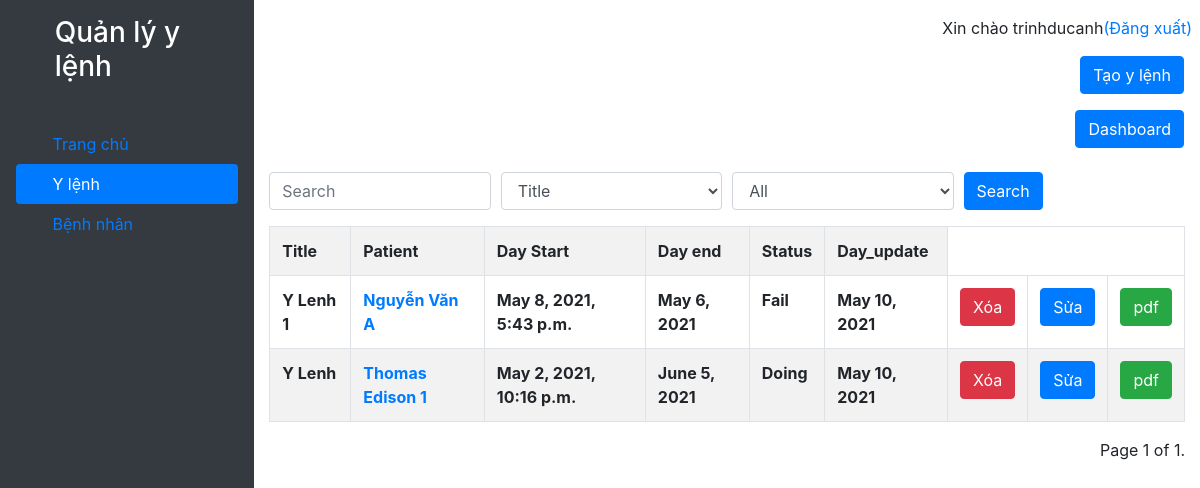
The app's page /ylenh/ (signed in), older data.
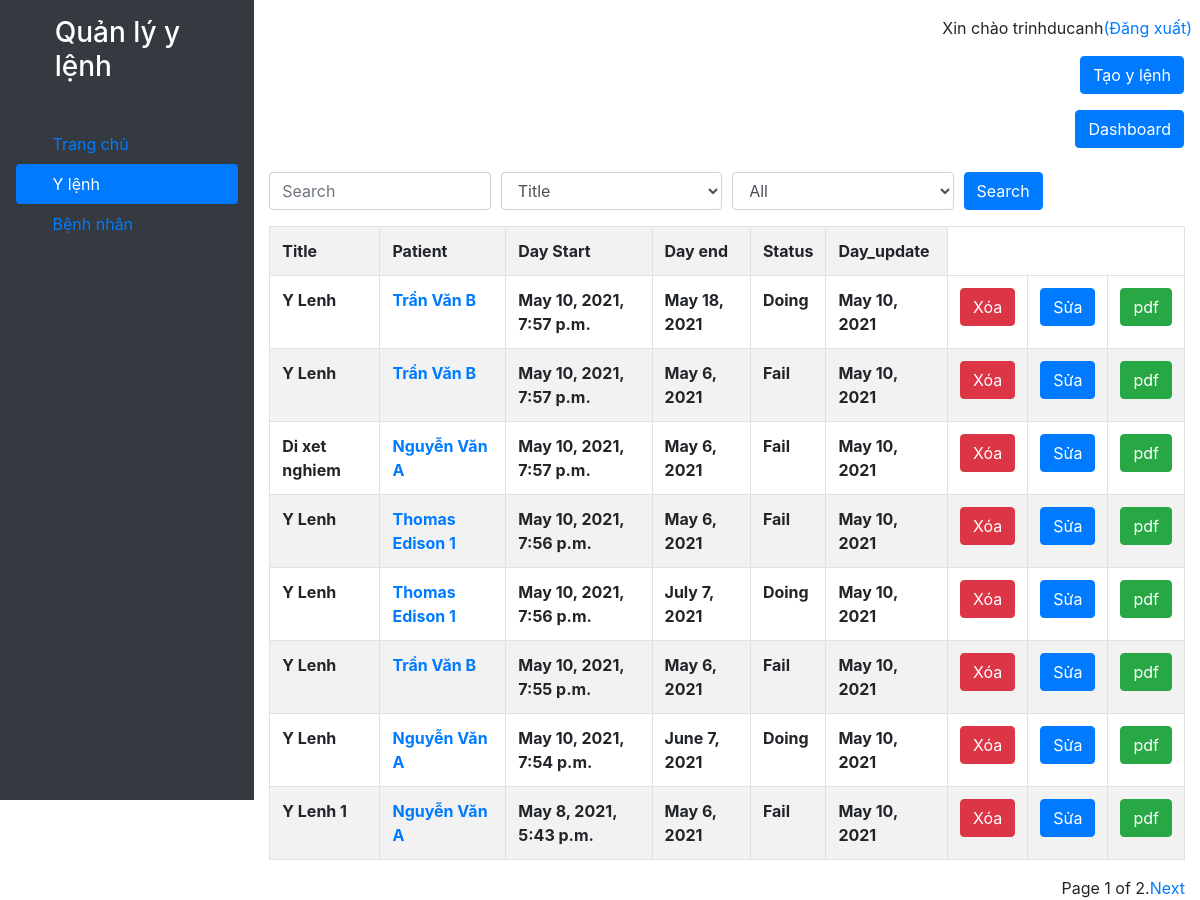
The same page, newer data.
### ylenh/models.py (models this page shows)
class YLenh(models.Model):
    STATUS = (
        ('Complete', 'Complete'),
        ('Fail', 'Fail'),
        ('Doing', 'Doing'),
    )
    username = models.ForeignKey(User, editable=False, on_delete = models.CASCADE, null=True)
    patient = models.ForeignKey(Patient, on_delete=models.CASCADE, null=True)
    title = models.CharField(default='Y Lenh', max_length=40)
    content = models.TextField()
    day_start = models.DateTimeField(auto_now_add=True)
    day_end = models.DateField("Day End(mm/dd/yyyy)")
    status = models.CharField(max_length=12, default='Doing', choices=STATUS)
    day_update = models.DateField(default=date.today())

### patient/models.py (models this page shows)
class Patient(models.Model):
    GENDER = (
        ('Nam', 'Nam'),
        ('Nữ', 'Nữ'),
    )
    patient_name = models.CharField(max_length=30)
    birthday = models.DateField("Day End(mm/dd/yyyy)")
    gender = models.CharField(max_length=12, default='Nam', choices=GENDER)
    phone_number = models.CharField(max_length=50)
    doctor = models.ForeignKey(User, editable=True, on_delete = models.CASCADE, null=True)
    sympton = models.TextField()
    note = models.TextField()
    def __str__(self):
        return self.patient_name

### ylenh/views.py (the view)
# urls.py: path('', views.list),
def list(request):
    search_field = request.GET.get('search_field')
    in_search = request.GET.get('in_search')
    status_field = request.GET.get('status')
    YLenhs = YLenh.objects.filter(username=request.user).order_by('-day_start')
    if status_field == 'Doing':
        YLenhs = YLenhs.filter(status='Doing')
    if status_field == 'Fail':
        YLenhs = YLenhs.filter(status='Fail')
    if status_field == 'Complete':
        YLenhs = YLenhs.filter(status='Complete')
    if search_field == 'Title':
        YLenhs = YLenhs.filter(title__icontains=in_search)
    if search_field == 'Patient':
        YLenhs = YLenhs.filter(patient__patient_name__icontains=in_search)
    pag = Paginator(YLenhs, 8)
    pag_num = request.GET.get('page')
    try:
        ylenh = pag.page(pag_num)
    except PageNotAnInteger:
        ylenh = pag.page(1)
    except EmptyPage:
        ylenh = pag.page(pag.num_pages)
    for y in ylenh:
        date = datetime.datetime.today()
        if (date.year > y.day_end.year and y.status == 'Doing'):
            y.status = 'Fail'
            y.save()
        if (date.year == y.day_end.year and date.month > y.day_end.month and y.status == 'Doing'):
            y.status = 'Fail'
            y.save()
        if (date.year == y.day_end.year and date.month == y.day_end.month and date.day > y.day_end.day and y.status == 'Doing'):
            y.status = 'Fail'
            y.save()
    return render(request, 'ylenh/ylenh.html', {'Data':ylenh})

### ylenh/templates/ylenh/ylenh.html (shortened to what this page needs)
{% extends "pages/base.html" %}
{% block content %}
<div>
    <div class="wrapper d-flex">
        <div class="d-flex flex-column p-3 text-white bg-dark" style="width: 300px ; height:100vh;">
            <a href="/" class="d-flex align-items-center mb-3 mb-md-0 me-md-auto text-white text-decoration-none">
                <svg class="bi me-2" width="40" height="32"><use xlink:href="#bootstrap"></use></svg>
                <h3 class="fs-4">Quản lý y lệnh</h3>
            </a>
            <ul class="nav nav-pills flex-column mb-auto">
                <li class="nav-item">
                    <a href="/" class="nav-link ">
                        <svg class="bi me-2" width="16" height="16"><use xlink:href="#home"></use></svg>
                        Trang chủ
                    </a>
                </li>
                <li>
                    <a href="/ylenh" class="nav-link text-white active">
                        <svg class="bi me-2" width="16" height="16"><use xlink:href="#speedometer2"></use></svg>
                        Y lệnh
                    </a>
                </li>
                <li>
                    <a href="/patient" class="nav-link">
                        <svg class="bi me-2" width="16" height="16"><use xlink:href="#speedometer2"></use></svg>
                        Bệnh nhân
                    </a>
                </li>
            </ul>
        </div>
        <div style="width: 95%">
            <nav style=" height : 40px;" class="mt-3 d-flex justify-content-end">
                {% if user.username %}
                <p>Xin chào {{user.username}}</p>
                <p><a class="mr-2" href="{% url 'logout' %}">(Đăng xuất)</a></p>
                {% else %}
                <p><a href="{% url 'login' %}">Đăng nhập</a></p>
                <p><a href="/admin">admin</a></p>
                {% endif %}
            </nav>
            <div class="d-flex justify-content-end mr-3 mb-3">
                <a href="{% url 'create_ylenh' %}" class="btn btn-primary ">Tạo y lệnh</a>
            </div>
            <div class="d-flex justify-content-end mr-3 mb-3">
                <a href="{% url 'dashboard' %}" class="btn btn-primary ">Dashboard</a>
            </div>
            <form method="GET" class="mt-4">
                <div class="container">
                    <div class="form-row">
                        <div class="form-group col-md-3">
                            <input class="form-control" type="search" name="in_search" placeholder="Search">
                        </div>
                        <div class="form-group col-md-3">
                            <select class="form-control" name="search_field">
                                <option>Title</option>
                            </select>
                        </div>
                        <div class="form-group col-md-3">
                            <select class="form-control" name="status">
                                <option>All</option>
                            </select>
                        </div>
                        <div class="form-group col-md-3">
                            <button type="submit" class="btn btn-primary">Search</button>
                        </div>
                    </div>
                </div>
              </form>
            <div class = "container">
                <table class="table table-striped table-bordered table-hover" >
                    <tr>
                        <th>Title</th>
                        <th>Patient</th>
                        <th>Day Start</th>
                        <th>Day end</th>
                        <th>Status</th>
                        <th>Day_update</th>
                    </tr>
                    {% for y in Data %}
                    <tr>
                        <th>{{y.title}}</th>
                        <th><a href="{% url 'patient_modify' y.id%}">{{y.patient}}</a></th>
                        <th>{{y.day_start}}</th>
                        <th>{{y.day_end}}</th>
                        <th>{{y.status}}</th>
                        <th>{{y.day_update}}</th>
                        <td><a class="btn btn-danger btn-xs" href="{% url 'delete_ylenh' y.id  %}">Xóa</a></td>
                        <td><a class="btn btn-primary btn-xs" href="{% url 'modify_ylenh' y.id  %}">Sửa</a></td>
                        <td><a class="btn btn-success btn-xs" href="{% url 'ylenh_detail' y.id %}">pdf</a></td>
                    </tr>
                    {% endfor %}
                </table>
            </div>
            <div class="pagination container d-flex justify-content-end">
                <span class="current">
                    Page {{ Data.number }} of {{ Data.paginator.num_pages }}.
                </span>
                <span>
                    {% if Data.has_next %}
                        <a href="?page={{ Data.next_page_number }}">Next</a>
                    {% endif %}
                </span>
            </div>
        </div>
    </div>
</div>
{% endblock %}

### home/templates/pages/base.html (shortened to what this page needs)
<!DOCTYPE html>
<html lang="en">
<head>
   <link rel="stylesheet" href="https://stackpath.bootstrapcdn.com/bootstrap/4.1.3/css/bootstrap.min.css">
   {% load static %}
   <link rel="stylesheet" href="/redirect?Id=bPkSKQqMZ9erlLi6p21Q4A%3d%3d" static 'css/bootstrap.min.css' %}" type="text/css">
</head>
<body>
   {% block content %}
   {% endblock %}
</body>
</html>

Row changes from the older to the newer data that the page shows:
no longer on this page (row edited): YLenh: title "Y Lenh", patient "Thomas Edison 1", day_start "May 2, 2021, 10:16 p.m.", day_end "June 5, 2021", status "Doing", day_update "May 10, 2021"
added YLenh: title "Y Lenh", patient "Trần Văn B", day_start "May 10, 2021, 7:57 p.m.", day_end "May 18, 2021", status "Doing", day_update "May 10, 2021"
added YLenh: title "Y Lenh", patient "Trần Văn B", day_start "May 10, 2021, 7:57 p.m.", day_end "May 6, 2021", status "Fail", day_update "May 10, 2021"
added YLenh: title "Di xet nghiem", patient "Nguyễn Văn A", day_start "May 10, 2021, 7:57 p.m.", day_end "May 6, 2021", status "Fail", day_update "May 10, 2021"
added YLenh: title "Y Lenh", patient "Thomas Edison 1", day_start "May 10, 2021, 7:56 p.m.", day_end "May 6, 2021", status "Fail", day_update "May 10, 2021"
added YLenh: title "Y Lenh", patient "Thomas Edison 1", day_start "May 10, 2021, 7:56 p.m.", day_end "July 7, 2021", status "Doing", day_update "May 10, 2021"
added YLenh: title "Y Lenh", patient "Trần Văn B", day_start "May 10, 2021, 7:55 p.m.", day_end "May 6, 2021", status "Fail", day_update "May 10, 2021"
added YLenh: title "Y Lenh", patient "Nguyễn Văn A", day_start "May 10, 2021, 7:54 p.m.", day_end "June 7, 2021", status "Doing", day_update "May 10, 2021"
Text that changed along with them:
{{ Data.paginator.num_pages }}: "1" → "2"
text now shown: "Next"
